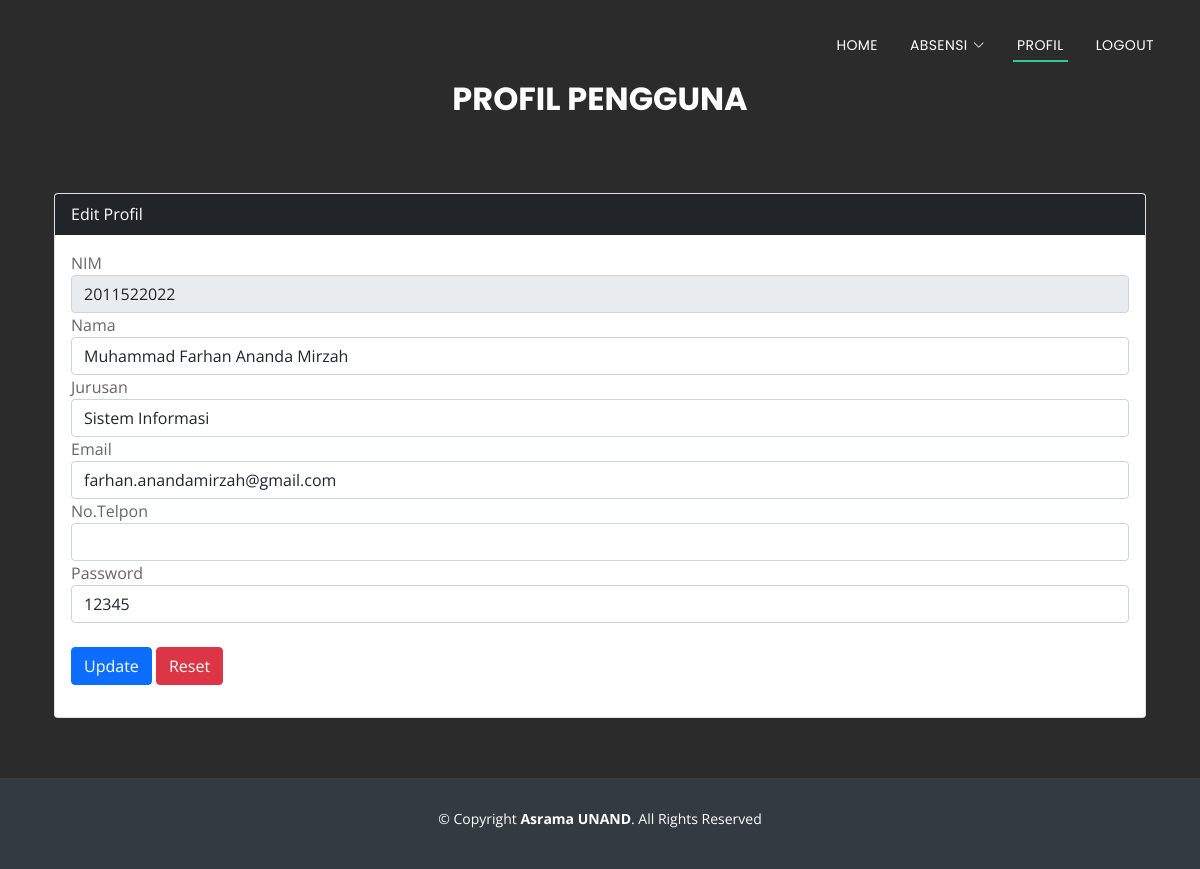
Page /profil.php (signed in) on the earlier database version.
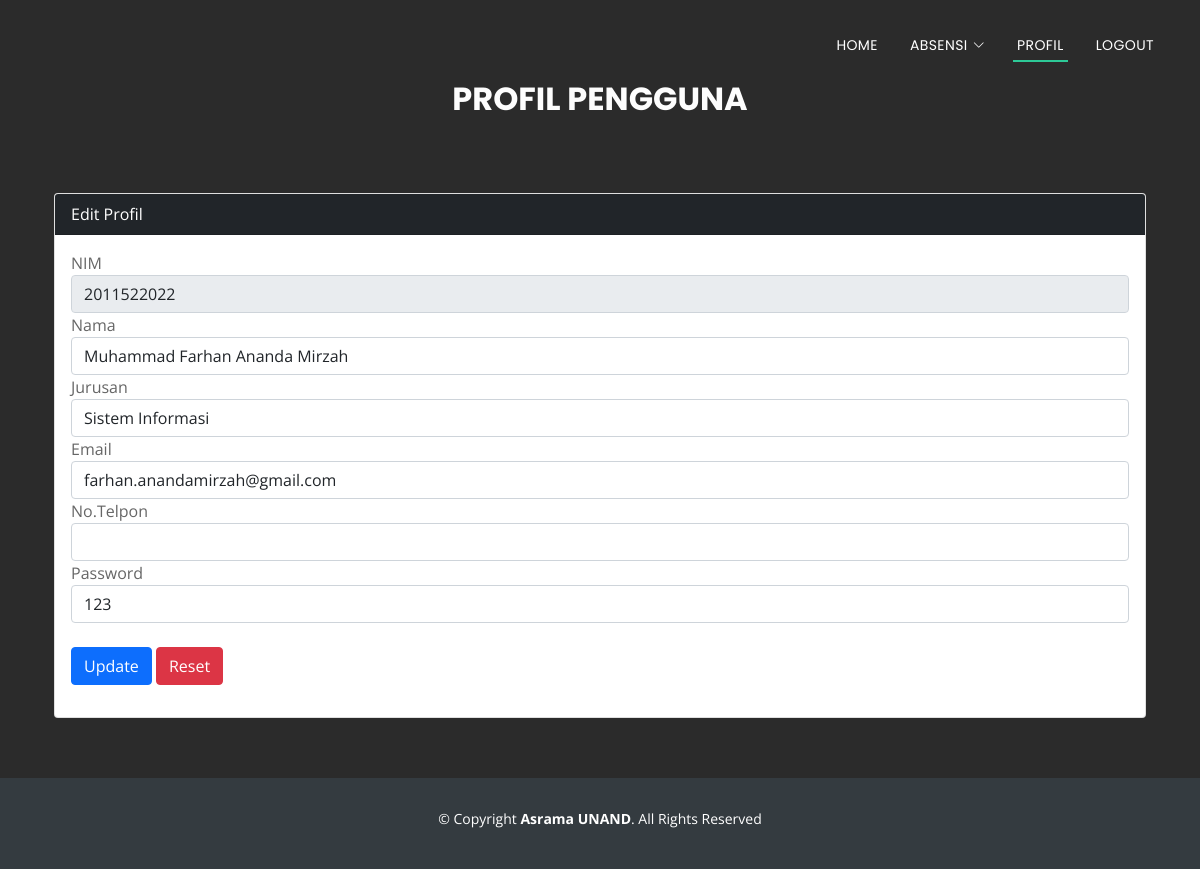
Same page on the later database version.
### tables this page shows
CREATE TABLE `mahasiswa` (
  `nim` varchar(10) NOT NULL,
  `nama` varchar(50) NOT NULL,
  `jurusan` varchar(50) NOT NULL,
  `email` varchar(50) DEFAULT NULL,
  `notelpon` varchar(15) DEFAULT NULL,
  `pass` varchar(25) NOT NULL
);

### profil.php (the view, shortened to what this page needs)
<?php
  include('koneksi.php');
  $nim = $_SESSION['nim'];
  $result = mysqli_query($mysqli, 'SELECT * FROM mahasiswa WHERE nim="'.$nim.'"');
  $data = $result->fetch_assoc();
?>
<head>
  <link href="assets/vendor/aos/aos.css" rel="stylesheet">
  <link href="assets/vendor/bootstrap/css/bootstrap.min.css" rel="stylesheet">
  <link href="assets/vendor/bootstrap-icons/bootstrap-icons.css" rel="stylesheet">
  <link href="assets/vendor/boxicons/css/boxicons.min.css" rel="stylesheet">
  <link href="assets/vendor/glightbox/css/glightbox.min.css" rel="stylesheet">
  <link href="assets/vendor/swiper/swiper-bundle.min.css" rel="stylesheet">
  <link href="assets/css/style.css" rel="stylesheet">
</head>
<body>
  <header id="header" class="fixed-top d-flex align-items-center header-transparent">
    <div class="container d-flex justify-content-between align-items-center">
      <nav id="navbar" class="navbar">
        <ul>
          <li><a class="nav-link scrollto" href="home.php">Home</a></li>
          <li class="dropdown"><a href="#"><span>Absensi</span> <i class="bi bi-chevron-down"></i></a>
          </li>
          <li><a class="nav-link scrollto active" href="profil.php">Profil</a></li>
          <li><a class="nav-link scrollto" href="logout.php">Logout</a></li>
        </ul>
      </nav>
    </div>
  </header>
  <section id="services">
    <div class="section-header">
      <h3 class="section-title">Profil Pengguna</h3>
      <p class="section-description"></p>
    </div>
    <div class="container px-3 px-lg-4">
      <div class="card mt-0">
      <div class="card-header bg-dark text-white">
        Edit Profil
      </div>
      <div class="card-body">
      <form method="post" action="profil.php">
        <div class="form-group">
          <label>NIM</label>
          <input readonly type="text" name="nim" class="form-control" value="<?php echo $data['nim']?>">
        </div>
        <div class="form-group">
          <label>Nama</label>
          <input type="text" name="nama" class="form-control" value="<?php echo $data['nama']?>">
        </div>
        <div class="form-group">
          <label>Jurusan</label>
          <input type="text" name="jurusan" class="form-control" value="<?php echo $data['jurusan']?>">
        </div>
        <div class="form-group">
          <label>Email</label>
          <input type="text" name="email" class="form-control" value="<?php echo $data['email']?>">
        </div>
        <div class="form-group">
          <label>No.Telpon</label>
          <input type="text" name="notelpon" class="form-control" value="<?php echo $data['notelpon']?>">
        </div>
        <div class="form-group">
          <label>Password</label>
          <input type="text" name="pass" class="form-control" value="<?php echo $data['pass']?>">
        </div>
        <br>
        <button type="submit" class="btn btn-primary" name="submit">Update</button>
        <button type="reset" class="btn btn-danger" name="reset">Reset</button>
      </form>
      </div>
      </div>
    </div>
  </section>
  <footer id="footer">
    <div class="container">
      <div class="copyright">
        &copy; Copyright <strong>Asrama UNAND</strong>. All Rights Reserved
      </div>
      <div class="credits">
      </div>
    </div>
  </footer>
</body>
</html>

### assets/css/style.css (style rules this page uses)
body { background: #fff; color: #666666; font-family: "Open Sans", sans-serif; }
a { color: #2dc997; text-decoration: none; }
p { padding: 0; margin: 0 0 30px 0; }
h1, h2, h3, h4, h5, h6 { font-family: "Poppins", sans-serif; font-weight: 400; margin: 0 0 20px 0; padding: 0; }
#header { height: 90px; transition: all 0.5s; z-index: 997; background: rgba(52, 59, 64, 0.9); }
#header.header-transparent { background: transparent; }
.navbar { padding: 0; }
.navbar ul { margin: 0; padding: 0; display: flex; list-style: none; align-items: center; }
.navbar li { position: relative; }
.navbar > ul > li { white-space: nowrap; padding: 10px 0 10px 24px; }
.navbar a, .navbar a:focus { display: flex; align-items: center; justify-content: space-between; font-family: "Poppins", sans-serif; color: #fff; font-size: 14px; padding: 0 4px; white-space: nowrap; transition: 0.3s; letter-spacing: 0.4px; position: relative; text-transform: uppercase; }
.navbar a i, .navbar a:focus i { font-size: 12px; line-height: 0; margin-left: 5px; }
.navbar > ul > li > a:before { content: ""; position: absolute; width: 100%; height: 2px; bottom: -6px; left: 0; background-color: #2dc997; visibility: hidden; transform: scaleX(0); transition: all 0.3s ease-in-out 0s; }
.navbar a:hover:before, .navbar li:hover > a:before, .navbar .active:before { visibility: visible; transform: scaleX(1); }
.navbar a:hover, .navbar .active, .navbar .active:focus, .navbar li:hover > a { color: #fff; }
section { overflow: hidden; }
.section-header .section-title { font-size: 32px; color: rgb(253, 253, 253); text-transform: uppercase; text-align: center; font-weight: 700; margin-bottom: 5px; }
.section-header .section-description { text-align: center; padding-bottom: 40px; color: #999; }
#services { background: rgba(15, 15, 15, 0.884); background-size: cover; padding: 80px 0 60px 0; }
#footer { background: #343b40; padding: 30px 0; color: #fff; font-size: 14px; }
#footer .copyright { text-align: center; }
#footer .credits { padding-top: 10px; text-align: center; font-size: 13px; color: #ccc; }

Differences in the rows shown:
changed mahasiswa "Muhammad Farhan Ananda Mirzah": pass "12345" → "123"
